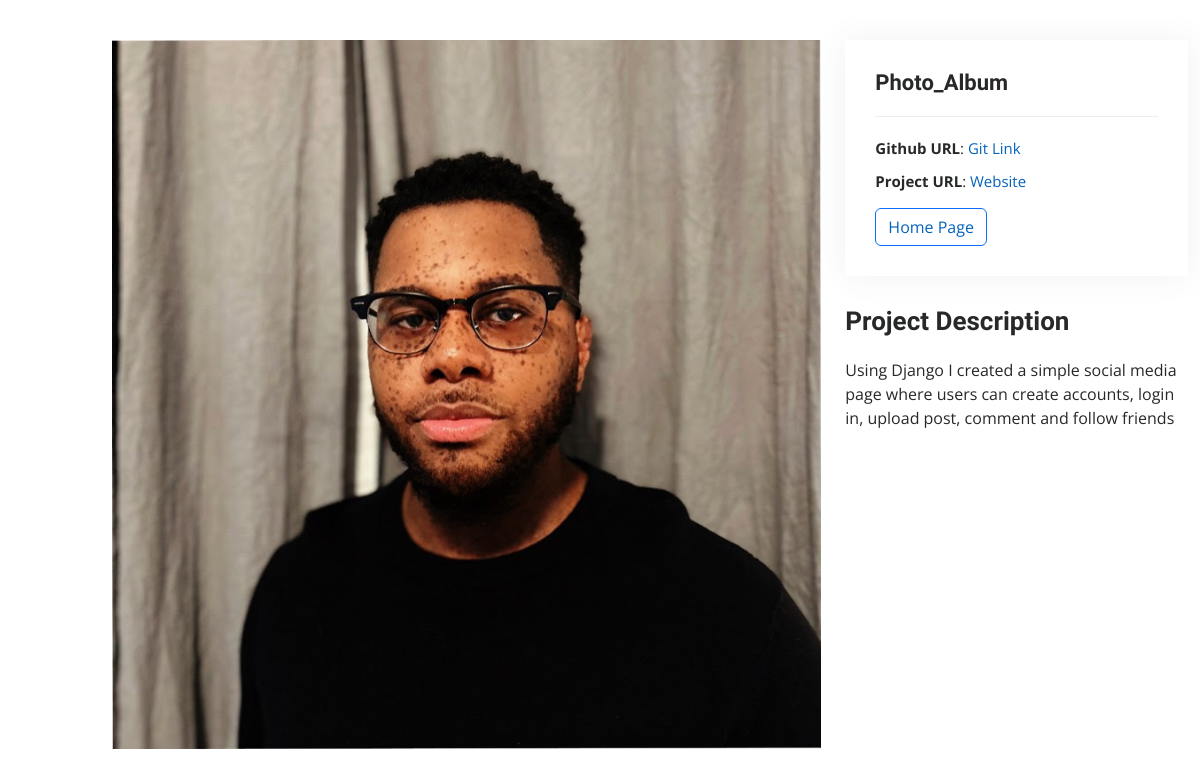
The page /detail/3/ on the database as committed earlier.
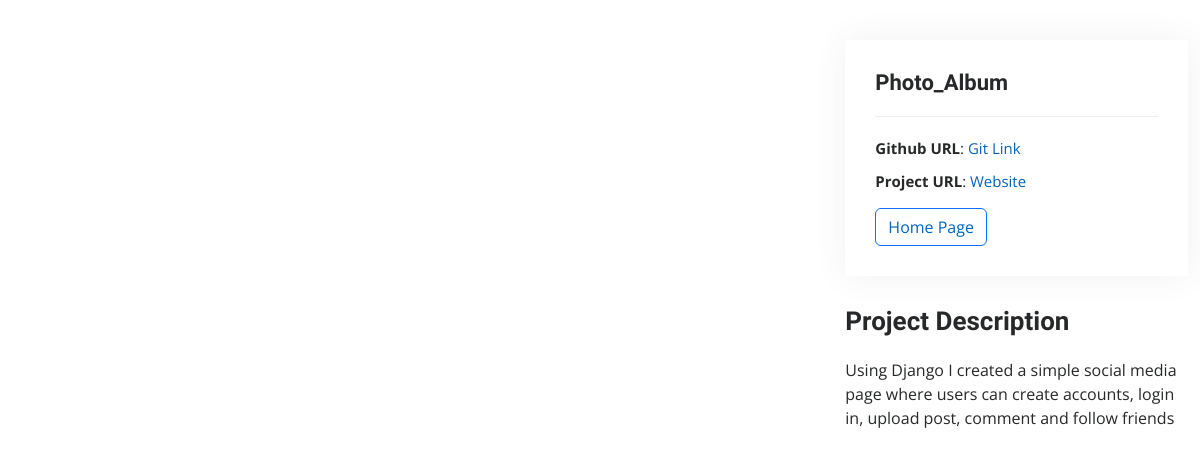
The same page on the database as committed later.
### resume/models.py (models this page shows, shortened)
class Project(models.Model):
    title = models.CharField(max_length = 200)
    project_img = models.ImageField(upload_to = 'project/')
    description = models.TextField(blank=False, null=False)
    git_url = models.URLField()
    project_url = models.URLField(blank=True, null=True)

### resume/views.py (the view)
# urls.py: path('detail/<int:pk>/', views.detail, name='detail'),
def detail(request, pk):
    project = Project.objects.get(pk=pk)
    context = {
        'project':project
    }
    return render(request,'resume/detail.html',context)

### resume/templates/resume/detail.html (shortened to what this page needs)
{% load static %}
<!DOCTYPE html>
<html lang="en">
<head>
  <link href="{% static 'vendor/aos/aos.css' %}" rel="stylesheet">
  <link href="{% static 'vendor/bootstrap/css/bootstrap.min.css' %}" rel="stylesheet">
  <link href="{% static 'vendor/bootstrap-icons/bootstrap-icons.css' %}" rel="stylesheet">
  <link href="{% static 'vendor/boxicons/css/boxicons.min.css' %}" rel="stylesheet">
  <link href="{% static 'vendor/glightbox/css/glightbox.min.css' %}" rel="stylesheet">
  <link href="{% static 'vendor/swiper/swiper-bundle.min.css' %}" rel="stylesheet">
  <link href="{% static 'css/style.css' %}"  rel="stylesheet">
</head>
<body>
  <main id="main">
    <section id="portfolio-details" class="portfolio-details">
      <div class="container">
        <div class="row gy-4">
          <div class="col-lg-8">
            <div class="portfolio-details-slider swiper">
              <div class="swiper-wrapper align-items-center">
                <div>
                  <img src="{{project.project_img.url}}" alt="">
                </div>
              </div>
            </div>
          </div>
            <div class="col-lg-4">
                <div class="portfolio-info">
                    <h3>{{project.title}}</h3>
                    <ul>
                        <li><strong>Github URL</strong>: <a href="{{project.git_url}}">Git Link</a></li>
                        <li><strong>Project URL</strong>: <a href="{{project.project_url}}">Website</a></li>
                    </ul>
                    <button class="btn btn-outline-primary"><a href="{% url 'index' %}">Home Page</a></button>
                </div>
                <div class="portfolio-description">
                    <h2>Project Description</h2>
                    <p>
                       {{project.description}}
                    </p>
                </div>
            </div>
        </div>
      </div>
    </section>
  </main>
</body>
</html>

Rows that differ between the two databases and show on the page:
changed Project "Photo_Album": project_img: picture removed
